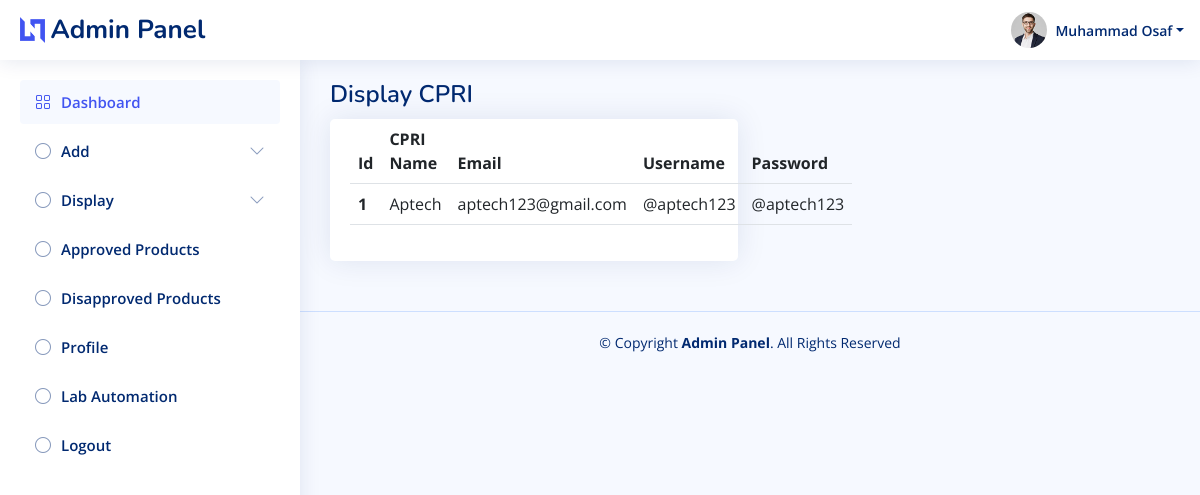
The page /Admin/displaycpri.php (signed in) on the database its author committed.
### tables this page shows
CREATE TABLE `addcpri` (
  `cp_id` int(11) NOT NULL,
  `cp_name` varchar(50) DEFAULT NULL,
  `cp_email` varchar(50) DEFAULT NULL,
  `cp_username` varchar(50) DEFAULT NULL,
  `cp_password` varchar(50) DEFAULT NULL
);

### Admin/displaycpri.php (the view, shortened to what this page needs)
<?php include "shared/header.php"; ?>
<?php include "shared/aside.php"; ?>
<?php require "config.php"; ?>
<main id="main" class="main">
<div class="pagetitle">
  <h1>Display CPRI</h1>
</div>
<section class="section">
  <div class="row">
    <div class="col-lg-6">
      <div class="card">
        <div class="card-body">
          <table class="table">
            <thead>
              <tr>
                <th scope="col">Id</th>
                <th scope="col">CPRI Name</th>
                <th scope="col">Email</th>
                <th scope="col">Username</th>
                <th scope="col">Password</th>
              </tr>
            </thead>
            <?php
            $selectquery="SELECT * from addcpri";
            $runquery=mysqli_query($connect,$selectquery);
            while($row=mysqli_fetch_array($runquery)){ ?>
            <tbody>
              <tr>
                <th scope="row"><?php echo $row['cp_id']; ?></th>
                <td><?php echo $row['cp_name']; ?></td>
                <td><?php echo $row['cp_email']; ?></td>
                <td><?php echo $row['cp_username']; ?></td>
                <td><?php echo $row['cp_password']; ?></td>
              </tr>
            </tbody>
            <?php } ?>
          </table>
        </div>
      </div>
    </div>
  </div>
</section>
</main>
<?php include "shared/footer.php"; ?>

### Admin/assets/css/style.css (style rules this page uses)
:root { scroll-behavior: smooth; }
body { font-family: "Open Sans", sans-serif; background: #f6f9ff; color: #444444; }
h1, h2, h3, h4, h5, h6 { font-family: "Nunito", sans-serif; }
#main { margin-top: 60px; padding: 20px 30px; transition: all 0.3s; }
.pagetitle { margin-bottom: 10px; }
.pagetitle h1 { font-size: 24px; margin-bottom: 0; font-weight: 600; color: #012970; }
.card { margin-bottom: 30px; border: none; border-radius: 5px; box-shadow: 0px 0 30px rgba(1, 41, 112, 0.1); }
.card-body { padding: 0 20px 20px 20px; }
@media (min-width: 1200px) { #main, #footer { margin-left: 300px; } }

### rows shown on the page
addcpri: cp_id "1", cp_name "Aptech", cp_email "aptech123@gmail.com", cp_username "@aptech123", cp_password "@aptech123"
